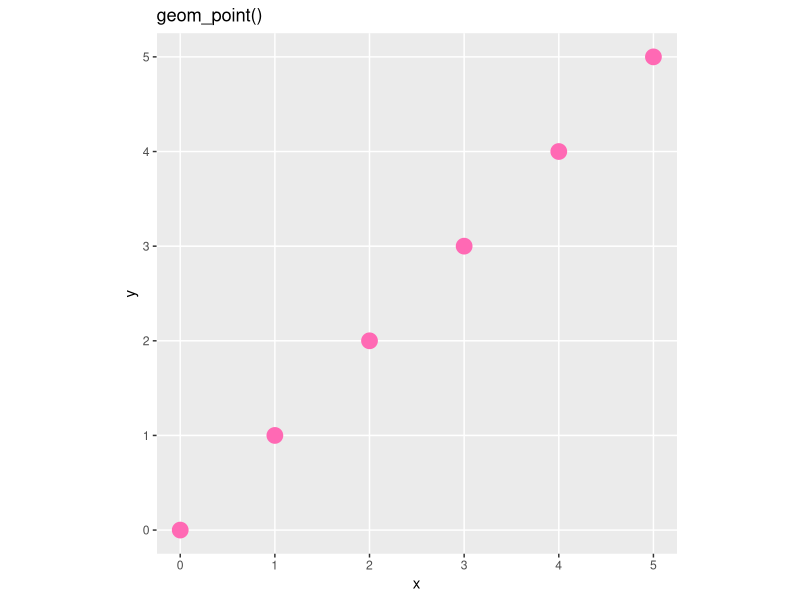
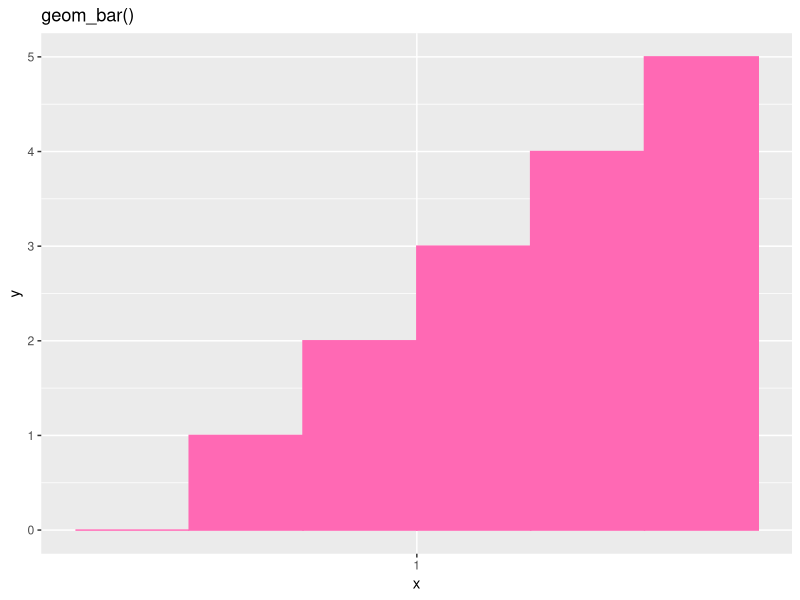
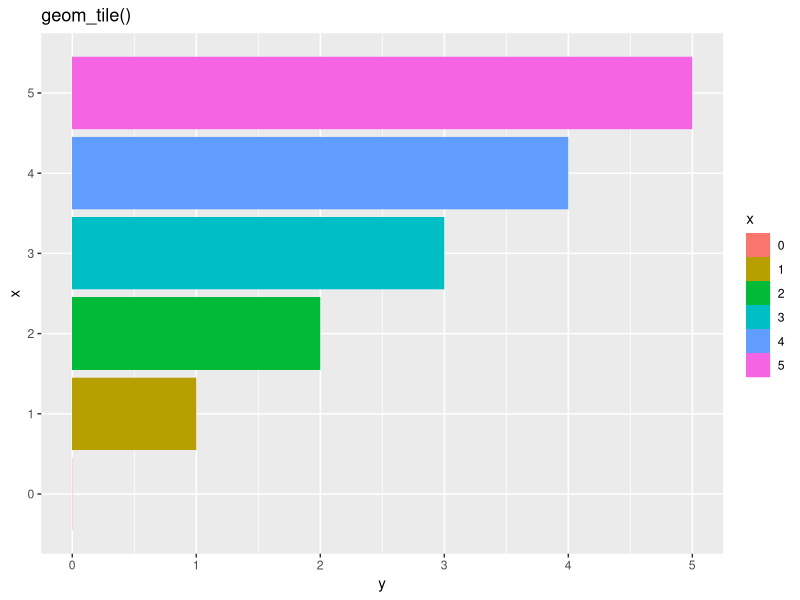

Reproduce these figures in R, in order. (Note: this script raises an error after producing the figures.)

# transition_states関数 -------------------------------------------------------

# 利用するパッケージ
library(ggplot2)
library(gganimate)


# データフレームの作成 --------------------------------------------------------------

# データフレームを作成
df <- tibble::tibble(
  x = 0:5, 
  y = 0:5, 
  state = 0:5
)


# 散布図を作成
ggplot(df, aes(x = x, y = y)) + 
  geom_point(size = 5, color = "hotpink") + # 散布図
  scale_x_continuous(breaks = df[["x"]], minor_breaks = FALSE) + # x軸目盛
  scale_y_continuous(breaks = df[["y"]], minor_breaks = FALSE) + # y軸目盛
  coord_fixed(ratio = 1) + # アスペクト比
  labs(title = "geom_point()")

# 棒グラフを作成
ggplot(df, aes(x = 1, y = y, group = y)) + 
  geom_bar(stat = "identity", position = "dodge", fill = "hotpink", color = "hotpink") + # 棒グラフ
  scale_x_continuous(breaks = 1, minor_breaks = FALSE) + # x軸目盛
  labs(title = "geom_bar()", 
       fill = "y", color = "y")

# 棒グラフの代用を作成
ggplot(df, aes(x = x, y = y / 2, height = y, fill = as.factor(x), color = as.factor(x))) + 
  geom_tile(width = 0.9) + # 棒グラフの代用
  coord_flip() + # 軸の入れ変え
  scale_x_continuous(breaks = df[["x"]], minor_breaks = FALSE) + # x軸目盛
  labs(title = "geom_tile()", 
       y = "y", fill = "x", color = "x")


# 散布図の場合 ---------------------------------------------------------------------

### ・ラベル変数 -----

# ラベル変数を指定
lv <- "transitioning"  # 遷移中かどうか
lv <- "previous_state" # 前のデータの値
lv <- "closest_state"  # 近いデータの値
lv <- "next_state"     # 次のデータの値

# ラベル変数の設定
anim <- ggplot(df, aes(x = x, y = y)) + 
  geom_point(size = 10, color = "hotpink") + # 散布図
  gganimate::transition_states(states = state) + # フレーム
  scale_x_continuous(breaks = df[["x"]], minor_breaks = FALSE) + # x軸目盛
  scale_y_continuous(breaks = df[["y"]], minor_breaks = FALSE) + # y軸目盛
  coord_fixed(ratio = 1) + # アスペクト比
  labs(title = paste0("transition_states() + labs(", lv, ")"), 
       subtitle = paste0("state : {", lv, "}"))

# gif画像を作成
gganimate::animate(plot = anim, nframes = 60, fps = 6)


### ・引数 -----

# 値を指定:(デフォルト:1)
tl <- 10
#tl <- 0:5

# transition_length(データ間の遷移)の設定
anim <- ggplot(df, aes(x = x, y = y)) + 
  geom_point(size = 10, color = "hotpink") + # 散布図
  gganimate::transition_states(states = state, transition_length = tl, wrap = FALSE) + # フレーム
  scale_x_continuous(breaks = df[["x"]], minor_breaks = FALSE) + # x軸目盛
  scale_y_continuous(breaks = df[["y"]], minor_breaks = FALSE) + # y軸目盛
  coord_fixed(ratio = 1) + # アスペクト比
  labs(title = paste0("transition_states(transition_length = ", tl, ")"), 
       subtitle = "transitioning : {transitioning}")

# gif画像を作成
gganimate::animate(plot = anim, nframes = 60, fps = 6)


# 値を指定:(デフォルト:1)
sl <- 10
#sl <- 0:5

# state_length(データ点での一時停止)の設定
anim <- ggplot(df, aes(x = x, y = y)) + 
  geom_point(size = 10, color = "hotpink") + # 散布図
  gganimate::transition_states(states = state, state_length = sl, wrap = FALSE) + # フレーム
  scale_x_continuous(breaks = df[["x"]], minor_breaks = FALSE) + # x軸目盛
  scale_y_continuous(breaks = df[["y"]], minor_breaks = FALSE) + # y軸目盛
  coord_fixed(ratio = 1) + # アスペクト比
  labs(title = paste0("transition_states(state_length = ", sl, ")"), 
       subtitle = "transitioning : {transitioning}")

# gif画像を作成
gganimate::animate(plot = anim, nframes = 60, fps = 6)


# 値を指定:(デフォルト:1)
tl <- 100
sl <- 100

# state_length(データ点での一時停止)の設定
anim <- ggplot(df, aes(x = x, y = y)) + 
  geom_point(size = 10, color = "hotpink") + # 散布図
  gganimate::transition_states(states = state, transition_length = tl, state_length = sl, wrap = FALSE) + # フレーム
  scale_x_continuous(breaks = df[["x"]], minor_breaks = FALSE) + # x軸目盛
  scale_y_continuous(breaks = df[["y"]], minor_breaks = FALSE) + # y軸目盛
  coord_fixed(ratio = 1) + # アスペクト比
  labs(title = paste0("transition_states(transition_states = ", tl, ", state_length = ", sl, ")"), 
       subtitle = "transitioning : {transitioning}")

# gif画像を作成
gganimate::animate(plot = anim, nframes = 60, fps = 6)


# 論理値を指定:(デフォルト:TRUE)
b <- TRUE
b <- FALSE

# wrap(最後のデータと最初のデータの遷移)の設定
anim <- ggplot(head(df, 3), aes(x = x, y = y)) + 
  geom_point(size = 10, color = "hotpink") + # 散布図
  gganimate::transition_states(states = state, wrap = b) + # フレーム
  scale_x_continuous(breaks = df[["x"]], minor_breaks = FALSE) + # x軸目盛
  scale_y_continuous(breaks = df[["y"]], minor_breaks = FALSE) + # y軸目盛
  coord_fixed(ratio = 1) + # アスペクト比
  labs(title = paste0("transition_states(wrap = ", b, ")"), 
       subtitle = "closest_state : {closest_state}")

# gif画像を作成
gganimate::animate(plot = anim, nframes = 30, fps = 10)


# 棒グラフの場合 --------------------------------------------------------------------

### ・ラベル変数 -----

# ラベル変数を指定
lv <- "transitioning"  # 遷移中かどうか
lv <- "previous_state" # 前のデータの値
lv <- "closest_state"  # 近いデータの値
lv <- "next_state"     # 次のデータの値

# ラベル変数の設定
anim <- ggplot(df, aes(x = 1, y = y)) + 
  geom_bar(stat = "identity", fill = "hotpink", color = "hotpink") + # 棒グラフ
  gganimate::transition_states(states = state) + # フレーム
  scale_x_continuous(breaks = 1, minor_breaks = FALSE) + # x軸目盛
  labs(title = paste0("transition_states() + labs(", lv, ")"), 
       subtitle = paste0("state : {", lv, "}"))

# gif画像を作成
gganimate::animate(plot = anim, nframes = 120, fps = 12, width = 250)


### ・引数 -----

# 値を指定:(デフォルト:1)
tl <- 10
#tl <- 0:5

# transition_length(データ間の遷移)の設定
anim <- ggplot(df, aes(x = 1, y = y)) + 
  geom_bar(stat = "identity", fill = "hotpink", color = "hotpink") + # 棒グラフ
  gganimate::transition_states(states = state, transition_length = tl, wrap = FALSE) + # フレーム
  scale_x_continuous(breaks = 1, minor_breaks = FALSE) + # x軸目盛
  labs(title = paste0("transition_states(transition_length = ", tl, ")"), 
       subtitle = "transitioning : {transitioning}")

# gif画像を作成
gganimate::animate(plot = anim, nframes = 120, fps = 12, width = 300)


# 値を指定:(デフォルト:1)
sl <- 10
#sl <- 0:5

# state_length(データ点での一時停止)の設定
anim <- ggplot(df, aes(x = 1, y = y)) + 
  geom_bar(stat = "identity", fill = "hotpink", color = "hotpink") + # 棒グラフ
  gganimate::transition_states(states = state, state_length = sl, wrap = FALSE) + # フレーム
  scale_x_continuous(breaks = 1, minor_breaks = FALSE) + # x軸目盛
  labs(title = "transition_states(state_length)", 
       subtitle = "transitioning : {transitioning}")

# gif画像を作成
gganimate::animate(plot = anim, nframes = 120, fps = 12, width = 300)


# 論理値を指定:(デフォルト:TRUE)
b <- TRUE
b <- FALSE

# wrap(最後のデータと最初のデータの遷移)の設定
anim <- ggplot(head(df, 3), aes(x = 1, y = y)) + 
  geom_bar(stat = "identity", fill = "hotpink", color = "hotpink") + # 棒グラフ
  gganimate::transition_states(states = state, wrap = b) +  # フレーム
  scale_x_continuous(breaks = 1, minor_breaks = FALSE) + # x軸目盛
  labs(title = paste0("transition_states(wrap = ", b, ")"), 
       subtitle = "closest_state : {closest_state}")

# gif画像を作成
gganimate::animate(plot = anim, nframes = 120, fps = 12, width = 300)


# 2軸方向への変化
anim <- ggplot(df, aes(x = x, y = y)) + 
  geom_bar(stat = "identity", fill = "hotpink", color = "hotpink") + # 棒グラフ
  gganimate::transition_states(states = state) + # フレーム
  scale_x_continuous(breaks = df[["x"]], minor_breaks = FALSE) + # x軸目盛
  labs(title = paste0("transition_states()"), 
       subtitle = "state = {closest_state}")

# gif画像を作成
gganimate::animate(plot = anim, nframes = 120, fps = 12)


# 利用例：サイコロ --------------------------------------------------------------------

# 利用するパッケージ
library(tidyverse)
library(gganimate)


### ・データの生成 -----

# 試行回数を指定
N <- 30

# 面の数を指定
V <- 6

# サイコロを振る
result_mat <- rmultinom(n = N, size = 1, prob = rep(1 / V, times = V)) %>% 
  t()

# 出目を抽出
result_vec <- which(t(result_mat) == 1, arr.ind = TRUE)[, "row"]


### ・棒グラフによる可視化 -----

# 結果を格納
result_df <- tibble::tibble(
  v = c(NA_integer_, result_vec), 
  n = 0:N
)

# 出目を集計
count_df <- result_mat %>% 
  tibble::as_tibble() %>% # データフレームに変換
  cumsum() %>% # 試行ごとに集計
  dplyr::mutate(n = 1:N) %>% # 試行回数列を追加
  tidyr::pivot_longer(
    cols = -n, 
    names_to = "v", 
    names_prefix = "V", 
    names_ptypes = list(v = factor()), 
    values_to = "count"
  ) %>% # 縦型のデータフレームに変換
  rbind(
    tibble::tibble(
      n = rep(0, times = V), 
      v = factor(1:V), 
      count = rep(0, times = V)
    ), 
    .
  ) # 0回目の結果を追加


# 遷移の数を指定
d <- 10

# 棒グラフを作成
anim <- ggplot() + 
  geom_bar(data = count_df, mapping = aes(x = v, y = count, fill = v, color = v), 
           stat = "identity") + # 棒グラフ
  geom_point(data = result_df, mapping = aes(x = v, y = 0), 
             color = "hotpink", size = 5) + # 散布図
  scale_fill_manual(values = c("pink", "limegreen", "red", "orange", "mediumblue", "yellow")) + # バーの色:(不必要)
  scale_color_manual(values = c("pink", "limegreen", "red", "orange", "mediumblue", "yellow")) + # 枠線の色:(不必要)
  gganimate::transition_states(states = n, transition_length = d) + 
  labs(title = "geom_bar() + geom_point() + transition_states()", 
       subtitle = "n = {closest_state}")

# gif画像を作成
gganimate::animate(plot = anim, nframes = N*d, fps = d)


### ・バーチャートレースによる可視化 -----

# ランク付け
rank_df <- count_df %>% 
  dplyr::group_by(n) %>% # グループ化
  dplyr::mutate(ranking = dplyr::row_number(-count)) %>% # ランキング列を追加
  dplyr::ungroup() # グループ化の解除


# バーチャートレースを作成
anim <- ggplot(rank_df, aes(x = ranking, y = count, fill = v, color = v)) + 
  geom_bar(stat = "identity", width = 0.9, alpha = 0.8) + # 棒グラフ
  gganimate::transition_states(states = n, transition_length = d) + # フレーム
  coord_flip() + # 軸の入れ変え
  scale_x_reverse(breaks = 1:V, minor_breaks = FALSE) + # x軸を反転
  scale_fill_manual(values = c("pink", "limegreen", "red", "orange", "mediumblue", "yellow")) + # バーの色:(不必要)
  scale_color_manual(values = c("pink", "limegreen", "red", "orange", "mediumblue", "yellow")) + # 枠線の色:(不必要)
  labs(title = "geom_bar() + transition_states()", 
       subtitle = "n = {closest_state}")

# gif画像を作成
gganimate::animate(plot = anim, nframes = N*d, fps = d)


# バーチャートレースを作成
anim <- ggplot(rank_df, aes(x = ranking, y = count / 2, height = count, fill = v, color = v)) + 
  geom_tile(width = 0.9, alpha = 0.8) + # 棒グラフの代用
  gganimate::transition_states(states = n, transition_length = d) + # フレーム
  coord_flip() + # 軸の入れ変え
  scale_x_reverse(breaks = 1:V, minor_breaks = FALSE) + # x軸を反転
  scale_fill_manual(values = c("pink", "limegreen", "red", "orange", "mediumblue", "yellow")) + # バーの色:(不必要)
  scale_color_manual(values = c("pink", "limegreen", "red", "orange", "mediumblue", "yellow")) + # 枠線の色:(不必要)
  labs(title = "geom_tile() + transition_states()", 
       subtitle = "n = {closest_state}", 
       y = "count")

# gif画像を作成
gganimate::animate(plot = anim, nframes = N*d, fps = d)
